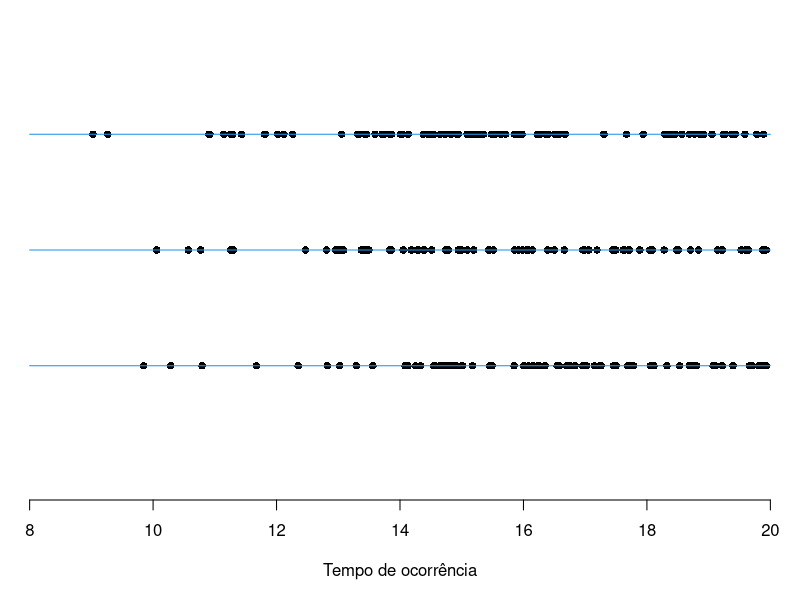

Write the R code that produced this figure.
## ---- chunk 1
#| echo: true
#| eval: true

# Função que define o valor de lambda de acordo com a hora
lambdat <- function(t){
  t <- trunc(t)
  lambda <- ifelse(t < 1, 1,
                   ifelse(t < 2, 2,
                          ifelse(t < 3, 3,
                                 ifelse(t < 4, 4,
                                        ifelse(t < 5, 5, 10)))))
  return(lambda)
}
## ---- chunk 2
#| echo: true
#| eval: true

# Função que simula o processo de Poisson
ppnh <- function(lambda_t, lambda, T = 12){ # T = 12: loja 12h aberta
  t <- 0; I <- 0; S <- vector()
  repeat{
    t <- t + rexp(1, lambda) # incrementando o tempo até nova chegada
    if(t > T)    # se o tempo t é maior que o tempo total T
      break      # sai do laço
    u <- runif(1)
    if(u <= lambda_t(t)/lambda){
      I <- I + 1  # incrementa o contador de eventos
      S[I] <- t   # registra o tempo do evento
    }
  }
  cat("Número de eventos:", I,"\n")
  return(S)
}
## ---- chunk 3
#| echo: false
#| eval: true

set.seed(1234)
tempos1 <- ppnh(lambda_t = lambdat, lambda = 10)
tempos2 <- ppnh(lambda_t = lambdat, lambda = 10)
tempos3 <- ppnh(lambda_t = lambdat, lambda = 10)

# convertendo o tempo para as horas que a loja está aberta
tempos1 <- tempos1 + 8
tempos2 <- tempos2 + 8
tempos3 <- tempos3 + 8

par(mar=c(5,0,0,0))
plot(c(tempos1, tempos2, tempos3),
     c(rep(2, length(tempos1)), rep(1, length(tempos2)),
       rep(0, length(tempos3))), axes = F, ylim = c(-1, 3),
     xlim = c(8, 20), ylab = "",
     xlab = "Tempo de ocorrência", pch = 16)
segments(x0 = 8, y0 = 2, x1 = 20, y1 = 2, col = 4)
segments(x0 = 8, y0 = 1, x1 = 20, y1 = 1, col = 4)
segments(x0 = 8, y0 = 0, x1 = 20, y1 = 0, col = 4)
axis(1, at = seq(8,20,2))
